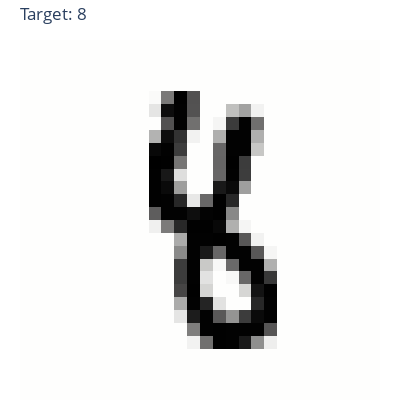

Notebook cell for this chart:
### Code cell
digit = train_set[7_000].reshape(FIGURE_SHAPE)
digit_target = train_targets[7_000]

plot_digit(digit, digit_target)

### Figure 1 — Plotly figure (JSON) as saved in the notebook; plotly's stock layout.template omitted (floating-point values rounded to 4 significant figures; data arrays with more than 128 entries replaced by an {"elided": "..."} marker saying what was removed)
{"data": [{"coloraxis": "coloraxis", "hovertemplate": "x: %{x}<br>y: %{y}<br>color: %{z}<extra></extra>", "name": "0", "type": "heatmap", "xaxis": "x", "yaxis": "y", "z": {"elided": "28x28 int values"}}], "layout": {"coloraxis": {"colorscale": [[0, "rgb(254, 254, 253)"], [0.09091, "rgb(224, 224, 223)"], [0.1818, "rgb(197, 197, 195)"], [0.2727, "rgb(171, 171, 170)"], [0.3636, "rgb(146, 146, 145)"], [0.4545, "rgb(124, 123, 122)"], [0.5455, "rgb(102, 101, 101)"], [0.6364, "rgb(81, 80, 80)"], [0.7273, "rgb(59, 59, 59)"], [0.8182, "rgb(38, 38, 38)"], [0.9091, "rgb(16, 16, 16)"], [1, "rgb(0, 0, 0)"]], "showscale": false}, "height": 400, "margin": {"b": 0, "l": 0, "r": 0, "t": 40}, "title": {"text": "Target: 8"}, "width": 400, "xaxis": {"anchor": "y", "autorange": true, "constrain": "domain", "domain": [0.05, 0.95], "range": [-0.5, 27.5], "scaleanchor": "y", "showticklabels": false}, "yaxis": {"anchor": "x", "autorange": true, "constrain": "domain", "domain": [0, 1], "range": [27.5, -0.5], "showticklabels": false}}}
